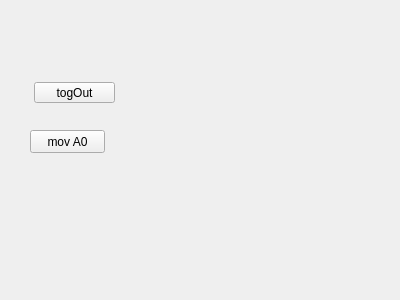
<?xml version="1.0" encoding="UTF-8"?>
<ui version="4.0">
 <class>Widget</class>
 <widget class="QWidget" name="Widget">
  <property name="geometry">
   <rect>
    <x>0</x>
    <y>0</y>
    <width>400</width>
    <height>300</height>
   </rect>
  </property>
  <property name="windowTitle">
   <string>Widget</string>
  </property>
  <widget class="QPushButton" name="pushButton">
   <property name="geometry">
    <rect>
     <x>34</x>
     <y>82</y>
     <width>81</width>
     <height>21</height>
    </rect>
   </property>
   <property name="text">
    <string>togOut</string>
   </property>
  </widget>
  <widget class="QPushButton" name="pushButton_2">
   <property name="geometry">
    <rect>
     <x>30</x>
     <y>130</y>
     <width>75</width>
     <height>23</height>
    </rect>
   </property>
   <property name="text">
    <string>mov A0</string>
   </property>
  </widget>
 </widget>
 <layoutdefault spacing="6" margin="11"/>
 <resources/>
 <connections/>
</ui>
